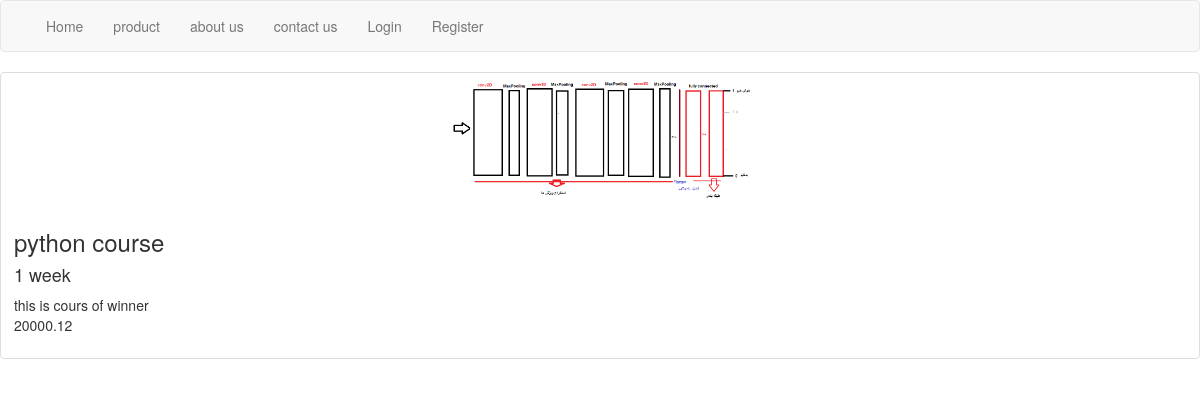
The app's page /products/py with its own data.
### products/models.py (models this page shows, shortened)
class Product(models.Model) :
    title = models.CharField(max_length=200)
    slug = models.SlugField(blank=True)
    description = models.TextField()
    price = models.DecimalField(max_digits=20 , decimal_places=2)
    image = models.ImageField(upload_to=file_upload , blank=True , null=True)
    featured = models.BooleanField(default = False)
    objects = ProductManager()
    timestamp = models.DateTimeField(auto_now_add=True)

### products/views.py (the view)
# urls.py: path('<slug>' , ProductDetailSlugView.as_view() , name = 'productSlugDetail') ,
class ProductDetailSlugView(DetailView ) :
    queryset = Product.objects.all()
    template_name = 'products/product_detail.html'
    def get_object(self,*args , **kwargs ):
        request = self.request
        slug =  self.kwargs.get('slug')
        try :
            product = Product.objects.get(slug = slug)
        except product.DoesNotExist :
            raise Http404("does not exist")
        except product.MultipleObjectsReturned :
            qs = Product.objects.filter(slug = slug)
            product = qs.first()
        except :
            raise Http404("page not found")
        return product

### products/templates/products/product_detail.html
{% extends "base.html" %}
{% block content %}
    <div class="row">
    <div class=" col-md-12">
        <div class="thumbnail">
            {% if object.image %}
                <img src={{ object.image.url }} width="300" >
            {% endif %}
        <div class="caption">
            <h3>{{object.title}}</h3>
            <h4>{{object.timestamp | timesince }}</h4>
            <p>{{ object.description }} <br> {{ object.price }}</p>
        </div>
        </div>
    </div>
</div>
{% endblock %}

### records on screen
Product: image (picture), title "python course", timestamp "1 week", description "this is cours of winner", price "20000.12"
